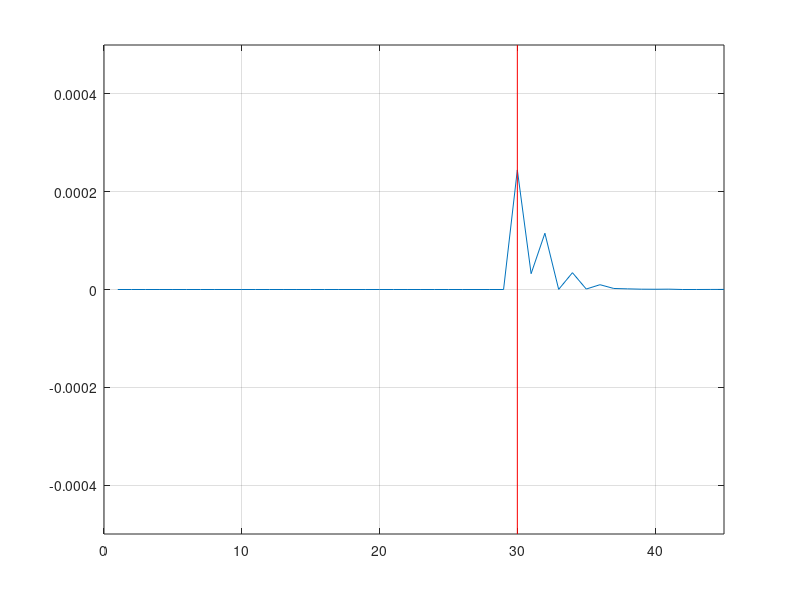

Reproduce this figure in MATLAB.
clear all
clc

    
permeability=4*pi*1e-7;  %Free Space
permitivity=8.85e-12;    %Free Space
c=1/sqrt(permeability*permitivity);           
                      
m=45; 
ex=zeros(1,m);
hy=zeros(1,m);
cb=zeros(1,m);
eaf=zeros(1,m);
s=zeros(1,m);
dt=zeros(1,m);
p=zeros(1,m);
SAR=zeros(1,m);

dx = .01;
dt = dx/(2*c);
d0 = 0.3;                       
                                  
%region

k1=fix(d0/dx);% Liver



% free space
permitivity(1,1:k1)=1;
dt(1,1:k1) = dx/(2*c);  
s(1,1:k1) = 0;

% liver
permitivity(1,k1:m)=  46.833  ;
dt(1,k1:m) = dx/(2*c); 
s(1,k1:m) = 0.85497;








ex_left_m1 = 0;
ex_left_m2 = 0;
ex_right_m1 = 0;
ex_right_m2 = 0;
ex_left_b1_m1 = 0;
ex_left_b1_m2 = 0;


iteration = 500;                       

for n = 1:iteration
    for k = 2:45
        eaf =dt(1,k)*s(1,k)/(2*permitivity(1,k)*8.85e-12);
        ca=(1-eaf)/(1+eaf);
        cb=0.5/(permitivity(1,k)*(1+eaf));
        
        ex(1,k) = ca*ex(1,k) + cb*(hy(1,k-1) - hy(1,k));
        p(1,k)=(ex(1,k)^2)*s(1,k)/2;
        SAR(1,k)=((ex(1,k)^2)*s(1,k))/(2*(1060));
    end
    source = sin(2*pi*900*10^(6)*dt(1,1)*n);       
     ex(1,2) = source;
    
    % Boundaries
    if n>2
        KE=45;
        kc=30;
        % Left boundary
        ex(1,1) = ex_left_m2;      % set left boundary of ex(1) by the value of ex(2)@n-2
        ex_left_m2 = ex_left_m1;   % set the value of ex(2)@n-2 by the value of ex(2)@n-1
        ex_left_m1 = ex(1,2);      % set the value of ex(2)@n-1 by the value of ex(2)@n (current value)
        % Right boundary
        ex(1,KE) = ex_right_m2;    % set right boundary of ex(201) by the value of ex(200)@n-2
        ex_right_m2 = ex_right_m1; % set the value of ex(200)@n-2 by the value of ex(200)@n-1
        ex_right_m1 = ex(1,KE-1);  % set the value of ex(200)@n-1 by the value of ex(200)@n (current value)
        
        % dielectric edge
        ex(1,kc) = ex_left_b1_m2;
        ex_left_b1_m2 = ex_left_b1_m1;
        ex_left_b1_m1 = ex(1,kc-1);
    end
   
    for k = 1:44
         hy(1,k) = hy(1,k) + .5*(ex(1,k) - ex(1,k+1));  
    end
 
    plot(SAR);grid
    grid on
    axis([0 m -0.0005 0.0005]); 
    line([k1,k1],[-.0005,.0005],'Color','r');
     
  
    frame = getframe();
    
    
end